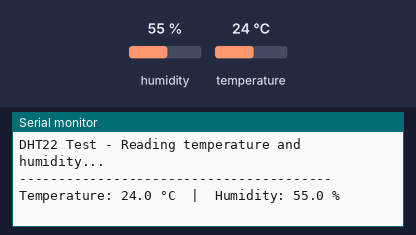
Bench run of a sketch on a simulated ESP32. On the bench: the last lines printed to the serial monitor. The inputs (shaded band) are chosen by the test bench; at power-on: humidity 55 %, temperature 24 °C.

Above: at 1.7 s.
1.8 s: humidity set to 22 %
At 3.3 s:
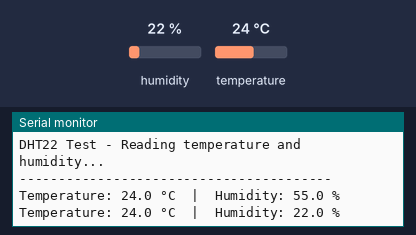
4.5 s: temperature set to 12 °C
At 5.0 s:
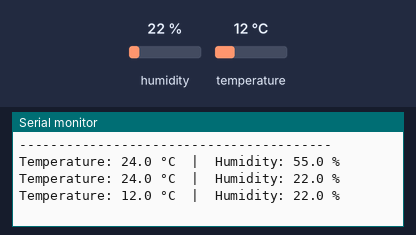
7.2 s: humidity set to 40 %
At 9.7 s:
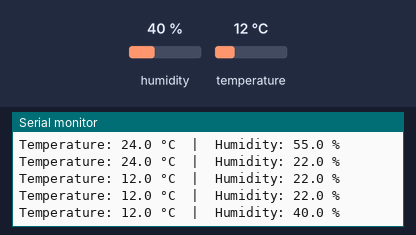
Timing chart, 0 to 11.2 s (numbered marks = the images above; inputs shaded):
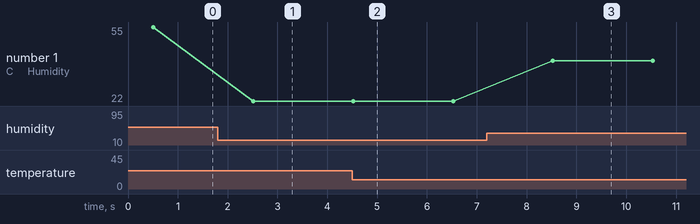

The sketch:

DHT_Test.ino
```cpp
/*
 * DHT22 Temperature & Humidity Test - ESP32
 *
 * Tests the DHT22 sensor only. No other hardware needed.
 * Wiring: DHT22 VCC→3.3V, GND→GND, DATA→GPIO15
 *         (Optional: 4.7kΩ–10kΩ pull-up between DATA and VCC)
 */

#include <DHT.h>

#define DHT_PIN   15   // Same as main project (GPIO15)
#define DHT_TYPE  DHT22

DHT dht(DHT_PIN, DHT_TYPE);

void setup() {
  Serial.begin(115200);
  delay(500);

  dht.begin();
  Serial.println("DHT22 Test - Reading temperature and humidity...");
  Serial.println("----------------------------------------");
}

void loop() {
  float h = dht.readHumidity();
  float t = dht.readTemperature();

  if (isnan(h) || isnan(t)) {
    Serial.println("DHT read failed! Check wiring (DATA→GPIO15, VCC, GND).");
  } else {
    Serial.print("Temperature: ");
    Serial.print(t, 1);
    Serial.print(" °C  |  Humidity: ");
    Serial.print(h, 1);
    Serial.println(" %");
  }

  delay(2000);  // Read every 2 seconds
}
```

Measured:
- after the input at 1.8 s, the serial monitor: prints a new line after 0.71 s (image 1)
- after the input at 4.5 s, the serial monitor: prints a new line at once (image 2)
- after the input at 7.2 s, the serial monitor: prints a new line after 1.3 s (image 3)
- plotted number 1: 22 → 40 after the input at 7.2 s
